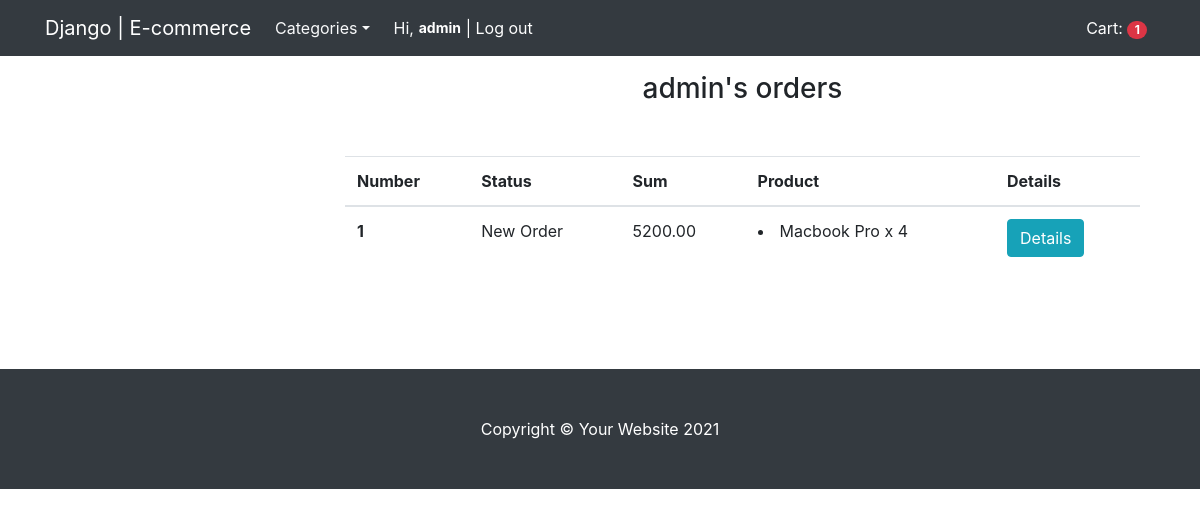
/profile/ (signed in), run on the app's committed database.
### mainapp/models.py (models this page shows, shortened)
class Cart(models.Model):
    owner = models.ForeignKey('Customer', null=True, verbose_name='Owner', on_delete=models.CASCADE)
    products = models.ManyToManyField(CartProduct, blank=True, related_name='related_cart')
    total_products = models.PositiveIntegerField(default=0)
    final_price = models.DecimalField(default=0, max_digits=9, decimal_places=2, verbose_name='Total price')
    in_order = models.BooleanField(default=False)
    for_anonymous_user = models.BooleanField(default=False)

class Order(models.Model):
    STATUS_NEW = 'new'
    STATUS_IN_PROGRESS = 'in_progress'
    STATUS_READY = 'is_ready'
    STATUS_COMPLETED = 'completed'
    BUYING_TYPE_SELF = 'self'
    BUYING_TYPE_DELIVERY = 'delivery'
    STATUS_CHOISES = (
        (STATUS_NEW, 'New Order'),
        (STATUS_IN_PROGRESS, 'Order in progress'),
        (STATUS_READY, 'Order is ready'),
        (STATUS_COMPLETED, 'Completed'),
    )
    BUYING_TYPE = (
        (BUYING_TYPE_SELF, 'Customer'),
        (BUYING_TYPE_DELIVERY, 'Delivery'),
    )
    customer = models.ForeignKey(Customer, verbose_name='Customer', related_name='related_orders',
                                 on_delete=models.CASCADE)
    first_name = models.CharField(max_length=255, verbose_name='First name')
    last_name = models.CharField(max_length=255, verbose_name='Last name')
    phone = models.CharField(max_length=255, verbose_name='Phone')
    cart = models.ForeignKey(Cart, verbose_name='Cart', on_delete=models.CASCADE, null=True, blank=True)
    address = models.CharField(max_length=255, verbose_name='Address')
    status = models.CharField(max_length=1024, verbose_name='Status', choices=STATUS_CHOISES, default=STATUS_NEW)
    buying = models.CharField(max_length=1024, verbose_name='Buying', choices=BUYING_TYPE, default=BUYING_TYPE_DELIVERY)
    comment = models.TextField(verbose_name='Comment', null=True, blank=True)
    created_at = models.DateTimeField(auto_now=True, verbose_name='Add to database')
    order_date = models.DateField(verbose_name='Data will complete', default=timezone.now)

class CartProduct(models.Model):
    cart = models.ForeignKey('Cart', verbose_name='Cart', on_delete=models.CASCADE, related_name='related_products')
    user = models.ForeignKey('Customer', verbose_name='Customer', on_delete=models.CASCADE)
    product = models.ForeignKey(Product, verbose_name='product', on_delete=models.CASCADE)
    qty = models.PositiveIntegerField(default=1)
    final_price = models.DecimalField(default=0, max_digits=9, decimal_places=2, verbose_name='Total price')

class Product(models.Model):
    category = models.ForeignKey(Category, verbose_name='Category', on_delete=models.CASCADE)
    title = models.CharField(max_length=255, verbose_name='Name')
    slug = models.SlugField(unique=True)
    image = models.ImageField(verbose_name='Photo')
    description = models.TextField(verbose_name='Text', null=True)
    price = models.DecimalField(max_digits=9, decimal_places=2, verbose_name='Price')

### mainapp/views.py (the view)
# urls.py: path('profile/', views.ProfileView.as_view(), name='profile')
class ProfileView(CartView, View):
    def get(self, request, *args, **kwargs):
        customer = Customer.objects.get(user=request.user)
        orders = Order.objects.filter(customer=customer).order_by('-created_at')
        categories = Category.objects.all()
        context = {
            'orders': orders,
            'categories': categories,
            'cart': self.cart,
        }
        return render(request, 'profile.html', context)

### mainapp/mixins.py (called while the page is built)
    def dispatch(self, request, *args, **kwargs):
        if request.user.is_authenticated:
            customer = Customer.objects.filter(user=request.user).first()
            if not customer:
                customer = Customer.objects.create(
                    user=request.user
                )
            cart = Cart.objects.filter(owner=customer, in_order=False).first()
            if not cart:
                cart = Cart.objects.create(owner=customer)
        else:
            cart = Cart.objects.filter(for_anonymous_user=True).first()
            if not cart:
                cart = Cart.objects.create(for_anonymous_user=True)
        self.cart = cart
        return super().dispatch(request, *args, **kwargs)

### mainapp/models.py (called while the page is built)
    def get_absolute_url(self):
        return reverse('category_detail', kwargs={'slug': self.slug})

### mainapp/templates/profile.html (shortened to what this page needs)
{% extends 'base.html' %}
{% block content %}
<h3 class="mt-3 mb-3 text-center">{{request.user.username}}'s orders</h3>
<div class="col-md-12" style="margin-top: 50px; margin-bottom: 100px;">
    {% if not orders.count %}
    <h3>You don`t have any orders.</h3>
    <a href="{% url 'home' %}">Go back</a>
    {% else %}
    <table class="table">
        <thead>
        <th scope="col">Number</th>
        <th scope="col">Status</th>
        <th scope="col">Sum</th>
        <th scope="col">Product</th>
        <th scope="col">Details</th>
        </thead>
        <tbody>
        {% for order in orders %}
        <tr>
            <th scope="row">{{ order.id }}</th>
            <td>{{ order.get_status_display }}</td>
            <td>{{ order.cart.final_price }}</td>
            <td>
                {% for item in order.cart.products.all %}
                <li>{{ item.product.title }} x {{ item.qty }}</li>
                {% endfor %}
            </td>
            <td>
                <button class="btn btn-info" data-toggle="modal" data-target="#exampleModal-{{ order.id }}">Details
                </button>
            </td>
        </tr>
        {% endfor %}
        </tbody>
    </table>
    {% endif %}
</div>
{% endblock content %}

### mainapp/templates/base.html (shortened to what this page needs)
<!DOCTYPE html>
<html lang="en">
<head>
    <link rel="stylesheet" href="https://cdn.jsdelivr.net/npm/bootstrap@4.6.0/dist/css/bootstrap.min.css"
>
</head>
<body>
<nav class="navbar navbar-expand-lg navbar-dark bg-dark">
    <div class="container">
        <a class="navbar-brand" href="{% url 'home' %}">Django | E-commerce</a>
        <div class="collapse navbar-collapse" id="navbarResponsive">
            <ul class="navbar-nav">
                <li class="nav-item dropdown">
                    <a href="#" class="nav-link text-light dropdown-toggle" id="navbarDropdownMenuLink" role="button" data-toggle="dropdown" aria-haspopup="true" aria-expanded="false">Categories</a>
                </li>
                <li class="nav-item">
                    {% if request.user.is_authenticated %}
                        <span class="navbar text text-light">
                            Hi, <span class="badge">
                            <a style="text-decoration: none; font-size: 14px; color: white;" href="{% url 'profile' %}">{{request.user.username}}</a>
                        </span>
                            <a style="text-decoration: none; color: white;" href="{% url 'logout' %}">| Log out</a>
                        </span>
                    {% endif %}
                </li>
            </ul>
            <ul class="navbar-nav ml-auto">
                <li class="nav-item active">
                    <a class="nav-link" href="{% url 'cart' %}">
                        Cart: <span class="badge badge-pill badge-danger">{{ cart.products.count }}</span>
                    </a>
                </li>
            </ul>
        </div>
    </div>
</nav>
<div class="container">
    <div class="row">
        <div class="col-lg-3">
        </div>
        <div class="col-lg-9">
            {% block content %}{% endblock content %}
        </div>
    </div>
</div>
<footer class="py-5 bg-dark">
    <div class="container"><p class="m-0 text-center text-white">Copyright &copy; Your Website 2021</p></div>
</footer>
</body>
</html>

### data on the page
Cart: products.count "1"
Order: id "1", status "New Order", cart.final_price "5200.00"
CartProduct: product "Macbook Pro", qty "4"

### other printed values
{{ request.user.username }} "admin"
